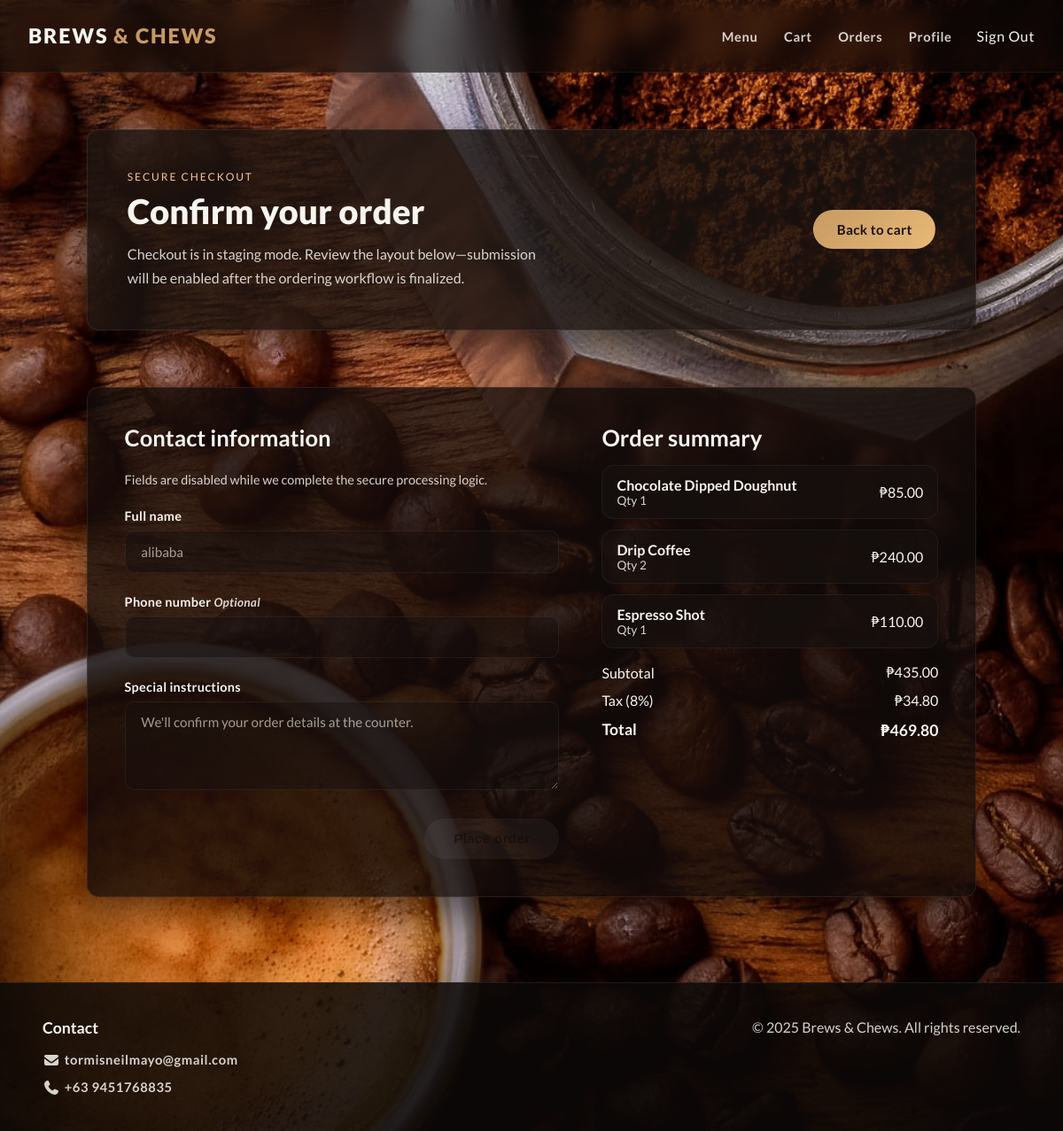
/orders/checkout/ (signed in), run on the app's committed database.
### accounts/models.py (models this page shows, shortened)
class Profile(models.Model):
    user = models.OneToOneField(
        settings.AUTH_USER_MODEL,
        on_delete=models.CASCADE,
        related_name="profile"
    )
    display_name = models.CharField(max_length=120, blank=True)
    phone_number = models.CharField(max_length=20, blank=True)
    favorite_drink = models.CharField(max_length=120, blank=True)
    bio = models.TextField(blank=True)
    updated_at = models.DateTimeField(auto_now=True)

### menu/models.py (models this page shows, shortened)
class MenuItem(models.Model):
    category = models.ForeignKey(
        Category,
        on_delete=models.CASCADE,
        related_name="items"
    )
    name = models.CharField(max_length=120)
    slug = models.SlugField(max_length=140, unique=True)
    description = models.TextField()
    base_price = models.DecimalField(
        max_digits=6,
        decimal_places=2,
        default=Decimal("0.00")
    )
    image = models.CharField(max_length=255, blank=True)
    is_available = models.BooleanField(default=True)
    display_order = models.PositiveIntegerField(default=0)
    class Meta:
        ordering = ["display_order", "name"]
        unique_together = ["category", "name"]

### orders/views.py (the view)
# urls.py: path("checkout/", views.checkout, name="checkout"),
@login_required  # Requires authentication
@require_GET     # Only allows GET requests
def checkout(request: HttpRequest) -> HttpResponse:
    items, subtotal, tax, total = _sample_cart()
    profile = getattr(request.user, "profile", None)
    contact_example = {
        "name": (
            profile.display_name or
            request.user.get_full_name() or
            request.user.username
        ) if profile else (
            request.user.get_full_name() or
            request.user.username
        ),
        "phone": getattr(profile, "phone_number", ""),
        "instructions": "We'll confirm your order details at the counter.",
    }
    context = {
        "sample_items": items,
        "subtotal": subtotal,
        "tax": tax,
        "total": total,
        "contact_example": contact_example,
    }
    return render(request, "orders/checkout.html", context)

### templates/orders/checkout.html (shortened to what this page needs)
{% extends "base.html" %}
{% load static %}
{% block extra_css %}
<link rel="stylesheet" href="{% static 'css/dashboard.css' %}">
{% endblock %}
{% block main_class %}dashboard-main{% endblock %}
{% block content %}
<section class="dashboard-hero">
    <div>
        <p class="dashboard-eyebrow">Secure Checkout</p>
        <h1 class="dashboard-title">Confirm your order</h1>
        <p class="dashboard-subtitle">Checkout is in staging mode. Review the layout below—submission will be enabled after the ordering workflow is finalized.</p>
    </div>
    <a href="{% url 'orders:cart' %}" class="btn dashboard-cta">Back to cart</a>
</section>
<section class="dashboard-section checkout-layout" aria-labelledby="checkout-details">
    <div class="checkout-form-wrapper">
        <h2 id="checkout-details" class="dashboard-section__title">Contact information</h2>
        <form class="profile-form profile-form--preview" aria-describedby="checkout-preview-note">
            <p id="checkout-preview-note" class="cart-preview-note">Fields are disabled while we complete the secure processing logic.</p>
            <div class="profile-form__field">
                <label for="preview_contact_name">Full name</label>
                <input id="preview_contact_name" type="text" value="{{ contact_example.name }}" disabled>
            </div>
            <div class="profile-form__field">
                <label for="preview_contact_phone">
                    Phone number
                    <span class="profile-form__hint">Optional</span>
                </label>
                <input id="preview_contact_phone" type="tel" value="{{ contact_example.phone }}" disabled>
            </div>
            <div class="profile-form__field">
                <label for="preview_special_instructions">Special instructions</label>
                <textarea id="preview_special_instructions" rows="3" disabled>{{ contact_example.instructions }}</textarea>
            </div>
            <button type="button" class="btn profile-form__submit btn-disabled" disabled>Place order</button>
        </form>
    </div>
    <aside class="checkout-summary" aria-labelledby="checkout-summary">
        <h2 id="checkout-summary" class="dashboard-section__title">Order summary</h2>
        <ul class="checkout-items">
            {% for entry in sample_items %}
            <li class="checkout-items__entry">
                <div>
                    <strong>{{ entry.menu_item.name }}</strong>
                    <span class="checkout-items__meta">Qty {{ entry.quantity }}</span>
                </div>
                <span>₱{{ entry.line_total|floatformat:2 }}</span>
            </li>
            {% endfor %}
        </ul>
        <dl class="cart-summary__list">
            <div class="cart-summary__row">
                <dt>Subtotal</dt>
                <dd>₱{{ subtotal|floatformat:2 }}</dd>
            </div>
            <div class="cart-summary__row">
                <dt>Tax (8%)</dt>
                <dd>₱{{ tax|floatformat:2 }}</dd>
            </div>
            <div class="cart-summary__row cart-summary__total">
                <dt>Total</dt>
                <dd>₱{{ total|floatformat:2 }}</dd>
            </div>
        </dl>
    </aside>
</section>
{% endblock %}

### static/css/style.css (style rules this page uses)
:root { --bg-color: #0f0b0a; --bg-accent: linear-gradient(135deg, rgba(44, 28, 23, 0.92), rgba(15, 11, 10, 0.92)); --text-color: #f8f5f0; --text-muted: rgba(248, 245, 240, 0.85); --brand-primary: #c69a63; --brand-secondary: #8f5a2a; --brand-dark: rgba(0, 0, 0, 0.35); --accent-color: #f3c892; --accent-color-strong: #ffd7a6; --card-bg: rgba(28, 20, 17, 0.82); --border-color: rgba(255, 255, 255, 0.08); --shadow-soft: 0 18px 38px rgba(0, 0, 0, 0.45); --radius-base: 0.85rem; --transition-base: 0.2s ease; color-scheme: dark; }
* { box-sizing: border-box; margin: 0; padding: 0; }
body { min-height: 100vh; font-family: 'Lato', system-ui, -apple-system, BlinkMacSystemFont, 'Segoe UI', sans-serif; color: var(--text-color); background: url("../img/bg.jpg") center/cover fixed, var(--bg-accent); display: flex; flex-direction: column; }
a { color: inherit; text-decoration: none; }
.btn { display: inline-flex; align-items: center; justify-content: center; padding: 0.75rem 1.6rem; font-weight: 700; font-size: 0.95rem; letter-spacing: 0.02em; border-radius: 999px; border: 1px solid transparent; background: linear-gradient(135deg, var(--brand-primary), #e8b977); color: #1b110e; transition: transform var(--transition-base), box-shadow var(--transition-base), background var(--transition-base); cursor: pointer; }

### static/css/dashboard.css (style rules this page uses)
.dashboard-hero { display: flex; flex-wrap: wrap; align-items: center; justify-content: space-between; gap: 1.5rem; background: var(--card-bg); border-radius: var(--radius-base); padding: clamp(1.8rem, 4vw, 2.8rem); box-shadow: var(--shadow-soft); border: 1px solid var(--border-color); }
.dashboard-eyebrow { text-transform: uppercase; letter-spacing: 0.16em; font-size: 0.75rem; color: var(--accent-color); margin-bottom: 0.5rem; }
.dashboard-title { font-size: clamp(1.8rem, 4vw, 2.4rem); font-weight: 800; }
.dashboard-subtitle { margin-top: 0.75rem; max-width: 52ch; color: var(--text-muted); line-height: 1.7; }
.dashboard-cta { white-space: nowrap; }
.dashboard-section { background: rgba(18, 12, 11, 0.78); border-radius: var(--radius-base); padding: clamp(1.8rem, 4vw, 2.6rem); border: 1px solid var(--border-color); box-shadow: var(--shadow-soft); display: grid; gap: 1.75rem; }
.dashboard-section__title { font-size: clamp(1.2rem, 3vw, 1.6rem); font-weight: 700; }
.btn-disabled, .btn[disabled], button[disabled] { opacity: 0.6; cursor: not-allowed; pointer-events: none; }
.btn-disabled { background: rgba(255, 255, 255, 0.08); }
.profile-form { display: grid; gap: 1.5rem; grid-template-columns: 1fr; }
.profile-form__field { display: grid; gap: 0.5rem; }
.profile-form__field label { font-size: 0.9rem; font-weight: 700; color: var(--text-color); letter-spacing: 0.02em; }
.profile-form__field input, .profile-form__field textarea { width: 100%; padding: 0.85rem 1.1rem; font-size: 0.95rem; border-radius: 0.65rem; border: 1.5px solid rgba(255, 255, 255, 0.12); background: rgba(0, 0, 0, 0.35); color: var(--text-color); font-family: inherit; transition: all var(--transition-base); }
.profile-form__field textarea { resize: vertical; min-height: 100px; }
.profile-form__hint { color: var(--text-muted); font-size: 0.85rem; font-style: italic; }
.profile-form__submit { justify-self: end; align-self: start; margin-top: 0.5rem; padding: 0.85rem 2rem; font-size: 0.95rem; width: auto; }
.profile-form--preview input[disabled], .profile-form--preview textarea[disabled] { background: rgba(24, 17, 15, 0.72); border: 1px solid rgba(255, 255, 255, 0.08); color: var(--text-muted); cursor: not-allowed; opacity: 0.7; }
.cart-preview-note { color: var(--text-muted); font-size: 0.9rem; }
.cart-summary__list { display: grid; gap: 0.6rem; }
.cart-summary__row { display: flex; justify-content: space-between; align-items: center; }
.cart-summary__total { font-size: 1.1rem; font-weight: 700; }
.checkout-layout { display: grid; grid-template-columns: 1fr 380px; gap: clamp(2rem, 4vw, 3rem); align-items: start; }
.checkout-form-wrapper { display: grid; gap: 1.5rem; }
.checkout-summary { display: grid; gap: 1rem; }
.checkout-items { list-style: none; display: grid; gap: 0.75rem; padding: 0; }
.checkout-items__entry { display: flex; justify-content: space-between; align-items: center; padding: 0.75rem 1rem; background: rgba(24, 17, 15, 0.72); border-radius: var(--radius-base); border: 1px solid rgba(255, 255, 255, 0.05); }
.checkout-items__meta { display: block; color: var(--text-muted); font-size: 0.85rem; }

### data on the page
Profile: name "alibaba"
MenuItem: menu_item.name "Chocolate Dipped Doughnut"
MenuItem: menu_item.name "Drip Coffee"
MenuItem: menu_item.name "Espresso Shot"

### other printed values
{{ entry.quantity }} "1" "2" "1"
{{ entry.line_total|floatformat:2 }} "85.00" "240.00" "110.00"
{{ subtotal|floatformat:2 }} "435.00"
{{ tax|floatformat:2 }} "34.80"
{{ total|floatformat:2 }} "469.80"
